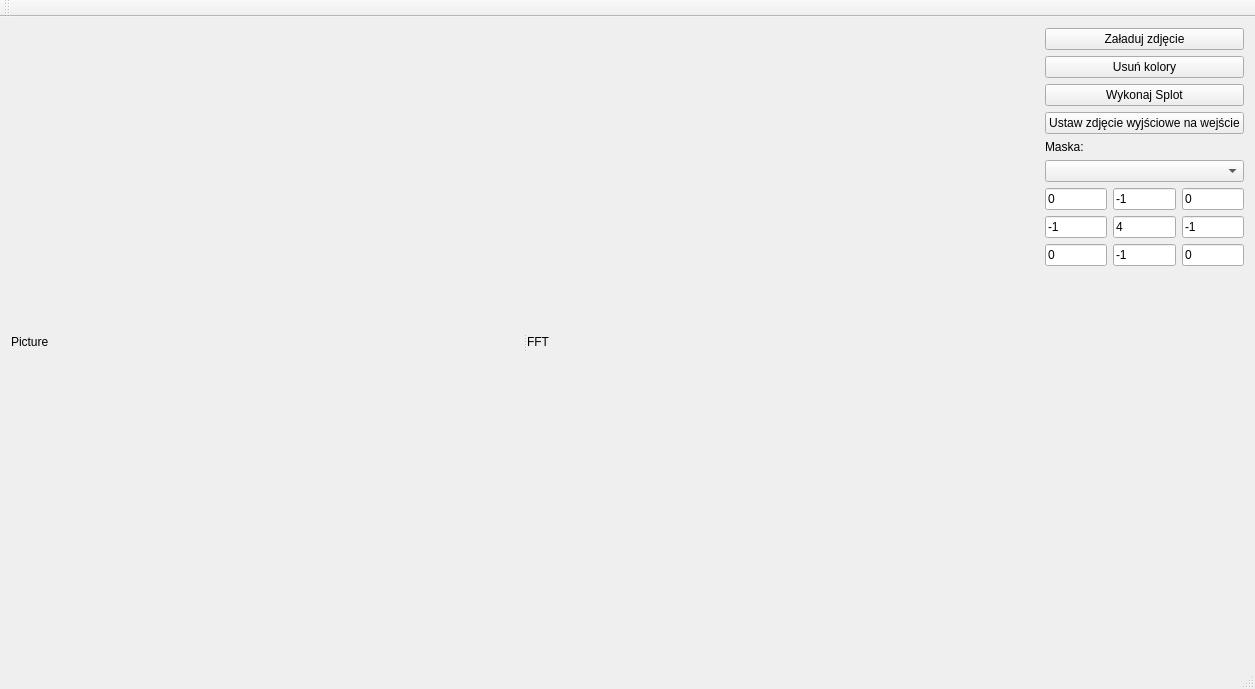
<?xml version="1.0" encoding="UTF-8"?>
<ui version="4.0">
 <class>MainWindow</class>
 <widget class="QMainWindow" name="MainWindow">
  <property name="geometry">
   <rect>
    <x>0</x>
    <y>0</y>
    <width>1234</width>
    <height>689</height>
   </rect>
  </property>
  <property name="windowTitle">
   <string>Sploty Obrazów</string>
  </property>
  <widget class="QWidget" name="centralWidget">
   <layout class="QHBoxLayout" name="horizontalLayout">
    <item>
     <widget class="QSplitter" name="splitter">
      <property name="orientation">
       <enum>Qt::Horizontal</enum>
      </property>
      <widget class="QLabel" name="label_Picture">
       <property name="minimumSize">
        <size>
         <width>512</width>
         <height>0</height>
        </size>
       </property>
       <property name="text">
        <string>Picture</string>
       </property>
      </widget>
      <widget class="QLabel" name="label_FFT">
       <property name="minimumSize">
        <size>
         <width>512</width>
         <height>0</height>
        </size>
       </property>
       <property name="text">
        <string>FFT</string>
       </property>
      </widget>
     </widget>
    </item>
    <item>
     <layout class="QVBoxLayout" name="verticalLayout">
      <item>
       <widget class="QPushButton" name="pushButton_openPicture">
        <property name="text">
         <string>Załaduj zdjęcie</string>
        </property>
       </widget>
      </item>
      <item>
       <widget class="QPushButton" name="pushButton_deleteColors">
        <property name="text">
         <string>Usuń kolory</string>
        </property>
       </widget>
      </item>
      <item>
       <widget class="QPushButton" name="pushButton_doFFT">
        <property name="text">
         <string>Wykonaj Splot</string>
        </property>
       </widget>
      </item>
      <item>
       <widget class="QPushButton" name="pushButton_swap">
        <property name="text">
         <string>Ustaw zdjęcie wyjściowe na wejście</string>
        </property>
       </widget>
      </item>
      <item>
       <widget class="QLabel" name="label_maskSection">
        <property name="text">
         <string>Maska:</string>
        </property>
       </widget>
      </item>
      <item>
       <widget class="QComboBox" name="comboBox_predefinieMasks"/>
      </item>
      <item>
       <layout class="QGridLayout" name="gridLayout">
        <item row="2" column="0">
         <widget class="QLineEdit" name="lineEdit_b1">
          <property name="text">
           <string>-1</string>
          </property>
         </widget>
        </item>
        <item row="2" column="2">
         <widget class="QLineEdit" name="lineEdit_b3">
          <property name="text">
           <string>-1</string>
          </property>
         </widget>
        </item>
        <item row="1" column="2">
         <widget class="QLineEdit" name="lineEdit_a3">
          <property name="text">
           <string>0</string>
          </property>
         </widget>
        </item>
        <item row="3" column="1">
         <widget class="QLineEdit" name="lineEdit_c2">
          <property name="text">
           <string>-1</string>
          </property>
         </widget>
        </item>
        <item row="3" column="2">
         <widget class="QLineEdit" name="lineEdit_c3">
          <property name="text">
           <string>0</string>
          </property>
         </widget>
        </item>
        <item row="1" column="1">
         <widget class="QLineEdit" name="lineEdit_a2">
          <property name="text">
           <string>-1</string>
          </property>
         </widget>
        </item>
        <item row="3" column="0">
         <widget class="QLineEdit" name="lineEdit_c1">
          <property name="text">
           <string>0</string>
          </property>
         </widget>
        </item>
        <item row="2" column="1">
         <widget class="QLineEdit" name="lineEdit_b2">
          <property name="text">
           <string>4</string>
          </property>
         </widget>
        </item>
        <item row="1" column="0">
         <widget class="QLineEdit" name="lineEdit_a1">
          <property name="text">
           <string>0</string>
          </property>
         </widget>
        </item>
       </layout>
      </item>
      <item>
       <spacer name="verticalSpacer">
        <property name="orientation">
         <enum>Qt::Vertical</enum>
        </property>
        <property name="sizeHint" stdset="0">
         <size>
          <width>20</width>
          <height>40</height>
         </size>
        </property>
       </spacer>
      </item>
     </layout>
    </item>
   </layout>
  </widget>
  <widget class="QMenuBar" name="menuBar">
   <property name="geometry">
    <rect>
     <x>0</x>
     <y>0</y>
     <width>1234</width>
     <height>21</height>
    </rect>
   </property>
  </widget>
  <widget class="QToolBar" name="mainToolBar">
   <attribute name="toolBarArea">
    <enum>TopToolBarArea</enum>
   </attribute>
   <attribute name="toolBarBreak">
    <bool>false</bool>
   </attribute>
  </widget>
  <widget class="QStatusBar" name="statusBar"/>
 </widget>
 <layoutdefault spacing="6" margin="11"/>
 <tabstops>
  <tabstop>pushButton_openPicture</tabstop>
  <tabstop>pushButton_doFFT</tabstop>
  <tabstop>pushButton_swap</tabstop>
  <tabstop>comboBox_predefinieMasks</tabstop>
  <tabstop>lineEdit_a1</tabstop>
  <tabstop>lineEdit_a2</tabstop>
  <tabstop>lineEdit_a3</tabstop>
  <tabstop>lineEdit_b1</tabstop>
  <tabstop>lineEdit_b2</tabstop>
  <tabstop>lineEdit_b3</tabstop>
  <tabstop>lineEdit_c1</tabstop>
  <tabstop>lineEdit_c2</tabstop>
  <tabstop>lineEdit_c3</tabstop>
  <tabstop>pushButton_deleteColors</tabstop>
 </tabstops>
 <resources/>
 <connections/>
</ui>
